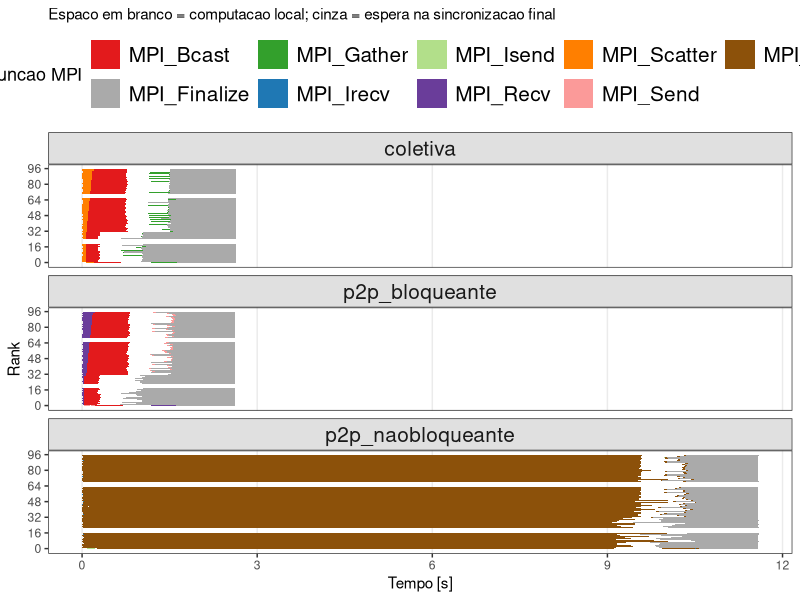
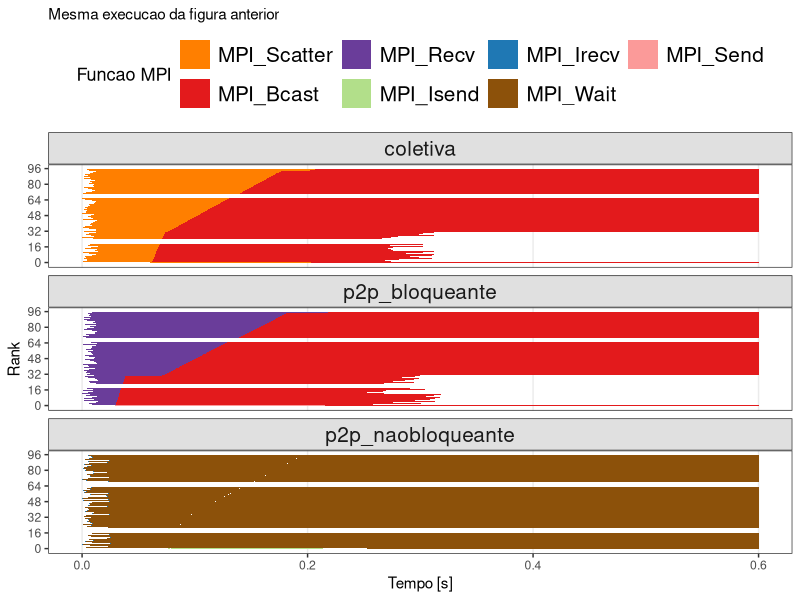

Write R code to recreate these figures, in order.
library(dplyr)
library(ggplot2)

pdf(NULL)

df <- read.csv("../../results/rastro_completo.csv", stringsAsFactors = FALSE)

# Paleta de cores igual ao gráfico original
cores_funcao <- c(
  "MPI_Bcast"     = "#e31a1c",
  "MPI_Gather"    = "#33a02c",
  "MPI_Isend"     = "#b2df8a",
  "MPI_Scatter"   = "#ff7f00",
  "MPI_Wait"      = "#8c510a",
  "MPI_Finalize"  = "#aaaaaa",
  "MPI_Irecv"     = "#1f78b4",
  "MPI_Recv"      = "#6a3d9a",
  "MPI_Send"      = "#fb9a99",
  "MPI_Comm_rank" = "#dddddd",
  "MPI_Comm_size" = "#dddddd",
  "MPI_Wtime"     = "#dddddd"
)

# Funções a mostrar (exclui as triviais)
funcs_show <- c("MPI_Bcast", "MPI_Gather", "MPI_Isend", "MPI_Scatter",
                "MPI_Wait", "MPI_Finalize", "MPI_Irecv", "MPI_Recv", "MPI_Send")

# Filtrar execução: size=1500, nproc=96, nodes=3, rep=1
gantt <- df %>%
  filter(size == 1500, nproc == 96, nodes == 3, rep == 1,
         funcao %in% funcs_show) %>%
  mutate(
    # Extrair número do rank para ordenação numérica correta
    rank_num = as.integer(sub("rank", "", rank)),
    tipo = recode(tipo,
      "coletiva"          = "coletiva",
      "p2p_bloqueante"    = "p2p_bloqueante",
      "p2p_naobloqueante" = "p2p_naobloqueante"
    ),
    tipo = factor(tipo, levels = c("coletiva", "p2p_bloqueante", "p2p_naobloqueante"))
  )

# ─── Gráfico 1: Gantt Geral ───────────────────────────────────────────────────
p_geral <- ggplot(gantt,
    aes(xmin = inicio, xmax = fim,
        ymin = rank_num - 0.45, ymax = rank_num + 0.45,
        fill = funcao)) +
  geom_rect() +
  facet_wrap(~ tipo, ncol = 1, strip.position = "top") +
  scale_fill_manual(values = cores_funcao, name = "Funcao MPI") +
  scale_y_continuous(breaks = c(0, 16, 32, 48, 64, 80, 96),
                     name = "Rank") +
  scale_x_continuous(name = "Tempo [s]") +
  labs(
    # title    = "Linha do tempo de cada rank (size=1500, nproc=96, 3 nos, rep 1)",
    subtitle = "Espaco em branco = computacao local; cinza = espera na sincronizacao final"
  ) +
  theme_bw(base_size = 11) +
  theme(
    legend.position  = "top",
    legend.direction = "horizontal",
    panel.grid.minor = element_blank(),
    panel.grid.major.y = element_blank(),
    strip.text = element_text(size = 15),
    strip.background = element_rect(fill = "#e0e0e0"),
    legend.text       = element_text(size = 15),
    legend.title      = element_text(size = 13),
    legend.key.size   = unit(0.8, "cm")
  ) +
  guides(fill = guide_legend(nrow = 2))

ggsave("../imgs/gantt_geral.pdf", p_geral, width = 11, height = 9)
# ggsave("../imgs/gantt_geral.png", p_geral, width = 11, height = 9, dpi = 150)
message("Salvo: gantt_geral.pdf")

# ─── Gráfico 2: Zoom na fase de distribuição (primeiros 0.6s) ────────────────
gantt_zoom <- gantt %>%
  # Clipa os segmentos ao intervalo [0, 0.6]
  filter(inicio < 0.6) %>%
  mutate(fim = pmin(fim, 0.6))

p_zoom <- ggplot(gantt_zoom,
    aes(xmin = inicio, xmax = fim,
        ymin = rank_num - 0.45, ymax = rank_num + 0.45,
        fill = funcao)) +
  geom_rect() +
  facet_wrap(~ tipo, ncol = 1, strip.position = "top") +
  scale_fill_manual(values = cores_funcao, name = "Funcao MPI",
                    # Mostrar só as funções que aparecem nesse zoom
                    breaks = c("MPI_Scatter","MPI_Bcast","MPI_Recv",
                               "MPI_Isend","MPI_Irecv","MPI_Wait","MPI_Send")) +
  scale_y_continuous(breaks = c(0, 16, 32, 48, 64, 80, 96),
                     name = "Rank") +
  scale_x_continuous(name = "Tempo [s]", limits = c(0, 0.6)) +
  labs(
    # title    = "Zoom na fase de distribuicao (primeiros 0.6s)",
    subtitle = "Mesma execucao da figura anterior"
  ) +
  theme_bw(base_size = 11) +
  theme(
    legend.position  = "top",
    legend.direction = "horizontal",
    panel.grid.minor = element_blank(),
    panel.grid.major.y = element_blank(),
    strip.background = element_rect(fill = "#e0e0e0"),
    strip.text        = element_text(size = 15),
    legend.text       = element_text(size = 15),
    legend.title      = element_text(size = 13),
    legend.key.size   = unit(0.8, "cm")
  ) +
  guides(fill = guide_legend(nrow = 2))

ggsave("../imgs/gantt_dist.pdf", p_zoom, width = 11, height = 9)
# ggsave("../imgs/gantt_dist.png", p_zoom, width = 11, height = 9, dpi = 150)
message("Salvo: gantt_dist.pdf")
